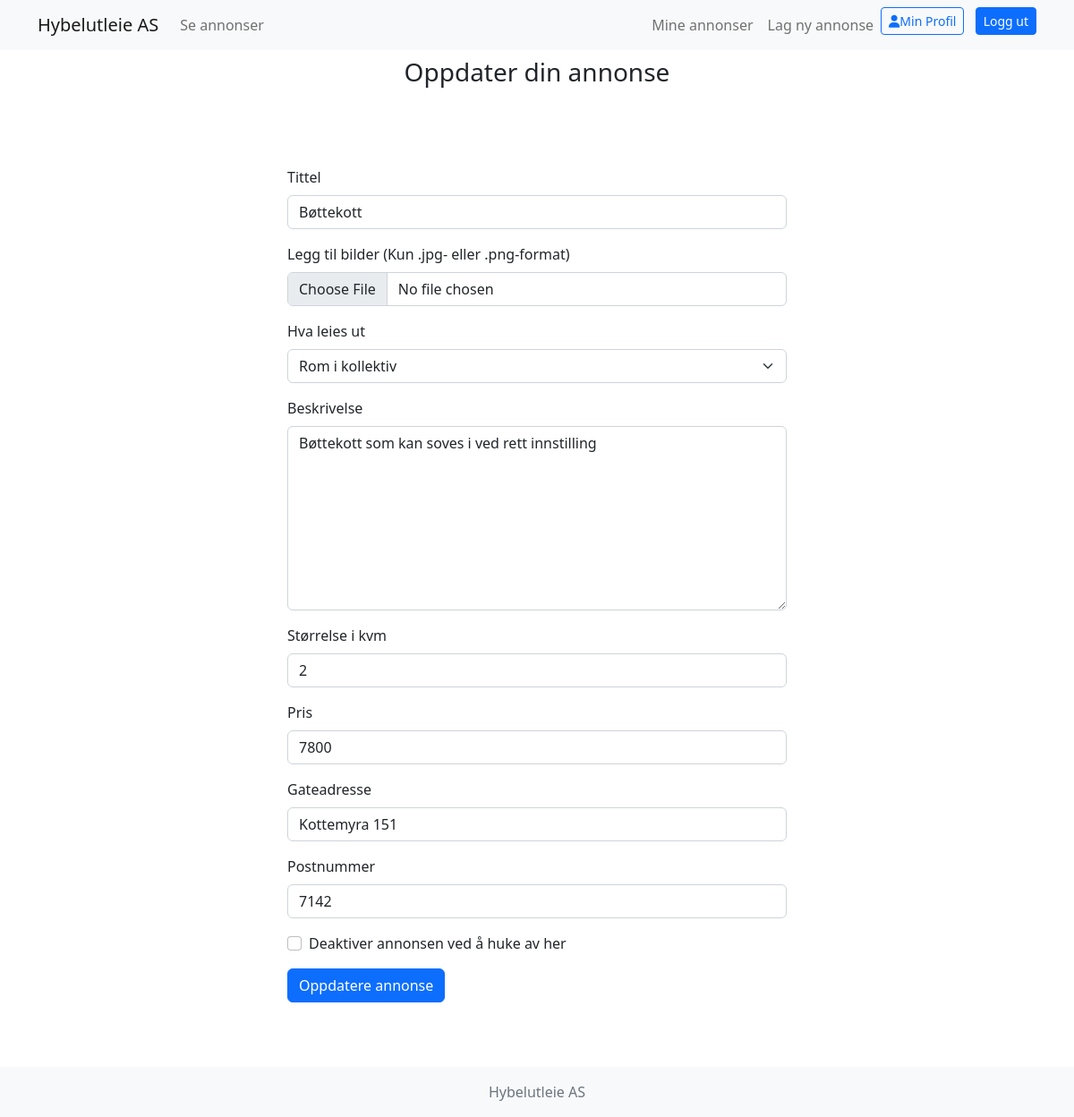
The app's page /public/pages/updateAd.php?ad_id=39 (signed in) with its own data.
### tables this page shows
CREATE TABLE `advert` (
  `ad_id` int(11) NOT NULL,
  `ad_title` varchar(150) NOT NULL,
  `ad_image` varchar(255) DEFAULT NULL,
  `ad_residence_type` int(11) NOT NULL,
  `ad_desc` varchar(1700) NOT NULL,
  `ad_size` int(11) NOT NULL,
  `ad_price` int(11) NOT NULL,
  `ad_street_address` varchar(255) NOT NULL,
  `ad_zip` varchar(4) NOT NULL,
  `ad_status` tinyint(1) NOT NULL DEFAULT 1,
  `ad_timestamp` date NOT NULL DEFAULT current_timestamp(),
  `ad_user_id` int(11) NOT NULL
);

CREATE TABLE `residence_type` (
  `residence_type_id` int(11) NOT NULL,
  `residence_type_name` varchar(255) NOT NULL
);

### private/classes/advert.class.php (called while the page is built, shortened)
<?php
class Advert extends Database {
    public function ad_select_one ($ad_id) {
        $sql = "SELECT advert.ad_id, advert.ad_title, advert.ad_image, advert.ad_residence_type, advert.ad_desc, advert.ad_size, advert.ad_price, advert.ad_street_address, advert.ad_zip, advert.ad_status, advert.ad_timestamp, city.zip_location, residence_type.residence_type_name, user.user_name, user.user_email
                FROM advert
                LEFT JOIN city ON (advert.ad_zip = city.zip_code)
                LEFT JOIN residence_type ON (advert.ad_residence_type = residence_type.residence_type_id)
                LEFT JOIN user ON (advert.ad_user_id = user.user_id)
                WHERE advert.ad_id=?";
        $stmt = Database::$db->prepare($sql);
        $stmt->bind_param("i", $ad_id);
        $stmt->execute();
        $result = $stmt->get_result();
        return $result;
    }
}

### public/pages/updateAd.php (the view, shortened to what this page needs)
<?php
include(INC_PATH . '/header.php');
if (isset($_GET["ad_id"]) ? $ad_id = $_GET["ad_id"] : $ad_id = $_POST["ad_id"])
$error_arr = array();
$ad = new Advert();
$ad_object = $ad->ad_select_one($ad_id);
$row = $ad_object->fetch_object();
?>
<div class="container text-center my-2">
    <h3>Oppdater din annonse</h3>
</div>
<div class="container d-flex align-items-center my-5">
    <div class="col-md-6 py-4 mx-auto">
        <form action="<?php echo htmlspecialchars($_SERVER['PHP_SELF']); ?>" method="POST" enctype="multipart/form-data">
            <div class="form-outline mb-3">
                <label class="form-label" for="ad_title">Tittel</label>
                <input type="text" name="ad_title" id="ad_title" class="form-control" value="<?php echo $row->ad_title; ?>" />
            </div>
            <div class="mb-3">
                <label for="image_filename" class="form-label">Legg til bilder (Kun .jpg- eller .png-format)</label>
                <input class="form-control" type="file" name="image" id="image_filename" value="<?php echo $row->ad_image; ?>">
            </div>
            <div class="form-outline mb-3">
                <label class="form-label" for="ad_residence_type">Hva leies ut</label>
                <select class="form-select" name="ad_residence_type" id="ad_residence_type">
                    <option value="<?php echo $row->ad_residence_type; ?>" hidden><?php echo $row->residence_type_name; ?></option>
                </select>
            </div>
            <div class="form-outline mb-3">
                <label class="form-label" for="ad_desc">Beskrivelse</label>
                <textarea class="form-control" name="ad_desc" id="description" rows="8"><?php echo $row->ad_desc; ?></textarea>
            </div>
            <div class="form-outline mb-3">
                <label class="form-label" for="ad_size">Størrelse i kvm</label>
                <input type="text" name="ad_size" id="ad_size" class="form-control" value="<?php echo $row->ad_size; ?>" />
            </div>
            <div class="form-outline mb-3">
                <label class="form-label" for="ad_price">Pris</label>
                <input type="text" name="ad_price" id="ad_price" class="form-control" value="<?php echo $row->ad_price; ?>" />
            </div>
            <div class="form-outline mb-3">
                <label class="form-label" for="ad_street_address">Gateadresse</label>
                <input type="text" name="ad_street_address" id="ad_street_address" value="<?php echo $row->ad_street_address; ?>" class="form-control" />
            </div>
            <div class="form-outline mb-3">
                <label class="form-label" for="ad_zip">Postnummer</label>
                <input type="text" name="ad_zip" id="ad_zip" class="form-control" value="<?php echo $row->ad_zip; ?>" />
            </div>
            <div class="mb-3 form-check">
                <input type="checkbox" class="form-check-input" name="ad_status" id="ad_status" <?php if ($row->ad_status==0) echo "checked";?> >
                <label class="form-check-label" for="ad_status"><?php if ($row->ad_status==0) {echo "Fjern markering for å aktivere annonse";} else echo "Deaktiver annonsen ved å huke av her"; ?></label>
            </div>
            <button type="submit" name="submit" class="btn btn-primary">Oppdatere annonse</button>
        </form>
    </div>
</div>
<?php
include(INC_PATH . '/footer.php'); ?>

### records on screen
advert: ad_title "Bøttekott", ad_residence_type "Rom i kollektiv", ad_desc "Bøttekott som kan soves i ved rett innstilling", ad_size "2", ad_price "7800", ad_street_address "Kottemyra 151", ad_zip "7142"
